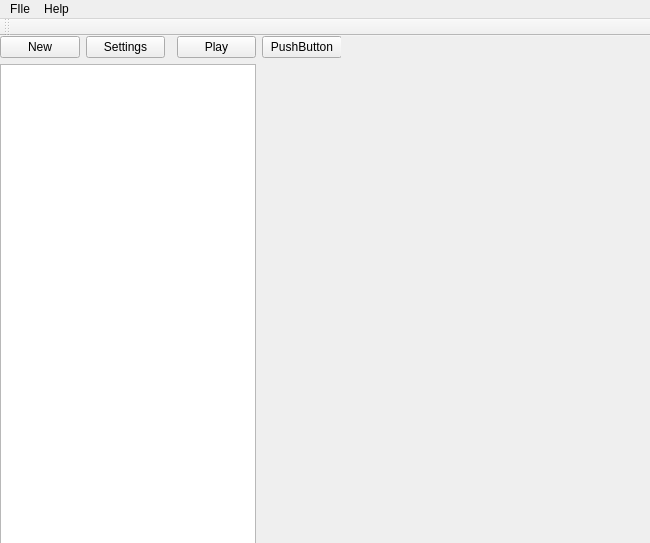
<?xml version="1.0" encoding="UTF-8"?>
<ui version="4.0">
 <class>MainWindow</class>
 <widget class="QMainWindow" name="MainWindow">
  <property name="geometry">
   <rect>
    <x>0</x>
    <y>0</y>
    <width>650</width>
    <height>543</height>
   </rect>
  </property>
  <property name="windowTitle">
   <string>MainWindow</string>
  </property>
  <widget class="QWidget" name="centralwidget">
   <widget class="QWidget" name="gridLayoutWidget">
    <property name="geometry">
     <rect>
      <x>0</x>
      <y>0</y>
      <width>341</width>
      <height>511</height>
     </rect>
    </property>
    <layout class="QGridLayout" name="gridLayout">
     <property name="sizeConstraint">
      <enum>QLayout::SetDefaultConstraint</enum>
     </property>
     <item row="0" column="3">
      <widget class="QPushButton" name="playVirtual">
       <property name="text">
        <string>Play</string>
       </property>
      </widget>
     </item>
     <item row="0" column="0">
      <widget class="QPushButton" name="newVirtual">
       <property name="text">
        <string>New</string>
       </property>
      </widget>
     </item>
     <item row="1" column="0" colspan="4">
      <widget class="QListWidget" name="listVirtuals">
       <property name="enabled">
        <bool>true</bool>
       </property>
       <property name="font">
        <font>
         <pointsize>11</pointsize>
        </font>
       </property>
       <property name="movement">
        <enum>QListView::Static</enum>
       </property>
       <property name="isWrapping" stdset="0">
        <bool>false</bool>
       </property>
       <property name="viewMode">
        <enum>QListView::ListMode</enum>
       </property>
      </widget>
     </item>
     <item row="4" column="5">
      <layout class="QGridLayout" name="gridLayout_3"/>
     </item>
     <item row="0" column="1">
      <widget class="QPushButton" name="settingsVirtual">
       <property name="text">
        <string>Settings</string>
       </property>
      </widget>
     </item>
     <item row="0" column="4">
      <widget class="QPushButton" name="pushButton">
       <property name="text">
        <string>PushButton</string>
       </property>
      </widget>
     </item>
    </layout>
   </widget>
   <widget class="QWidget" name="gridLayoutWidget_2">
    <property name="geometry">
     <rect>
      <x>340</x>
      <y>-1</y>
      <width>311</width>
      <height>511</height>
     </rect>
    </property>
    <layout class="QGridLayout" name="gridLayout_2"/>
   </widget>
  </widget>
  <widget class="QMenuBar" name="menubar">
   <property name="geometry">
    <rect>
     <x>0</x>
     <y>0</y>
     <width>650</width>
     <height>20</height>
    </rect>
   </property>
   <widget class="QMenu" name="menuFIle">
    <property name="title">
     <string>FIle</string>
    </property>
   </widget>
   <widget class="QMenu" name="menuhelp">
    <property name="title">
     <string>Help</string>
    </property>
    <addaction name="actionAbout"/>
   </widget>
   <addaction name="menuFIle"/>
   <addaction name="menuhelp"/>
  </widget>
  <widget class="QToolBar" name="toolBar">
   <property name="windowTitle">
    <string>toolBar</string>
   </property>
   <attribute name="toolBarArea">
    <enum>TopToolBarArea</enum>
   </attribute>
   <attribute name="toolBarBreak">
    <bool>false</bool>
   </attribute>
  </widget>
  <action name="actionAbout">
   <property name="text">
    <string>About</string>
   </property>
  </action>
 </widget>
 <resources/>
 <connections/>
</ui>
